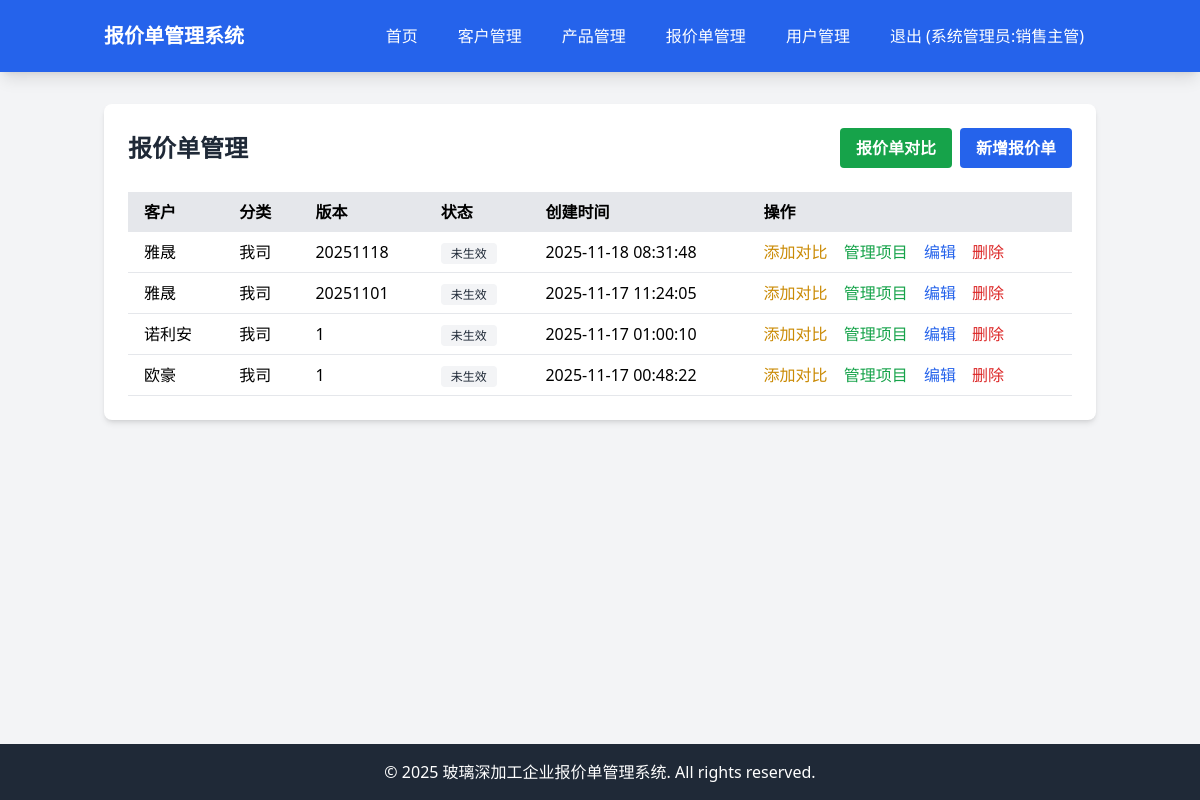
Page /quotes (signed in) on the committed database.
### tables this page shows
CREATE TABLE quotes (id INTEGER PRIMARY KEY AUTOINCREMENT, customer_id INTEGER, category VARCHAR(20), version VARCHAR(20), is_active BOOLEAN DEFAULT 0, discount_rate DECIMAL(5, 2) DEFAULT 0, rebate_rate DECIMAL(5, 2) DEFAULT 0, effective_date DATE, expiry_date DATE, created_at DATETIME DEFAULT CURRENT_TIMESTAMP, updated_at DATETIME DEFAULT CURRENT_TIMESTAMP);

CREATE TABLE customers (id INTEGER PRIMARY KEY AUTOINCREMENT, code VARCHAR(10), short_name VARCHAR(100), full_name VARCHAR(200), address TEXT, phone VARCHAR(20), company_name VARCHAR(200), credit_code VARCHAR(50), bank VARCHAR(100), account_number VARCHAR(100), level VARCHAR(50), created_at DATETIME DEFAULT CURRENT_TIMESTAMP, updated_at DATETIME DEFAULT CURRENT_TIMESTAMP);

### app/Controllers/Controller.php (called while the page is built, shortened)
<?php
class Controller
{
    protected $view;
    public function __construct()
    {
        $this->view = new View();
    }
    protected function render($view, $data = [])
    {
        return $this->view->render($view, $data);
    }
}

### app/Controllers/QuoteController.php (called while the page is built, shortened)
<?php
class QuoteController extends Controller
{
    protected $quote;
    protected $customer;
    public function __construct()
    {
        $this->quote = new Quote();
        $this->customer = new Customer();
    }
    public function index()
    {
        $quotes = $this->quote->query()
            ->orderBy('created_at', 'DESC')
            ->get();
        $customers = [];
        foreach ($quotes as $quote) {
            if (!isset($customers[$quote['customer_id']])) {
                $customer = $this->customer->find($quote['customer_id']);
                $customers[$quote['customer_id']] = $customer;
            }
        }
        return $this->render('quotes/index', [
            'quotes' => $quotes,
            'customers' => $customers
        ]);
    }
}

### app/Models/Model.php (called while the page is built, shortened)
<?php
abstract class Model
{
    protected $connection;
    protected $table;
    protected $primaryKey = 'id';
    public function __construct()
    {
        $this->connection = $this->getConnection();
    }
    protected function getConnection()
    {
        static $pdo = null;
        if ($pdo === null) {
            $config = require __DIR__ . '/../../config/database.php';
            $dbConfig = $config['connections'][$config['default']];
            if ($dbConfig['driver'] === 'mysql') {
                $dsn = "mysql:host={$dbConfig['host']};port={$dbConfig['port']};dbname={$dbConfig['database']};charset={$dbConfig['charset']}";
                $username = $dbConfig['username'] ?? '';
                $password = $dbConfig['password'] ?? '';
                $pdo = new PDO($dsn, $username, $password);
            } else {
                $dsn = "sqlite:{$dbConfig['database']}";
                $pdo = new PDO($dsn);
            }
            $pdo->setAttribute(PDO::ATTR_ERRMODE, PDO::ERRMODE_EXCEPTION);
            $pdo->setAttribute(PDO::ATTR_DEFAULT_FETCH_MODE, PDO::FETCH_ASSOC);
        }
        return $pdo;
    }
    public function find($id)
    {
        $stmt = $this->connection->prepare("SELECT * FROM {$this->table} WHERE {$this->primaryKey} = ?");
        $stmt->execute([$id]);
        return $stmt->fetch();
    }
    public function query()
    {
        return new QueryBuilder($this->connection, $this->table);
    }
}

### app/Models/QueryBuilder.php (called while the page is built, shortened)
<?php
class QueryBuilder
{
    protected $connection;
    protected $table;
    protected $bindings = [];
    protected $orderBy = [];
    public function __construct($connection, $table)
    {
        $this->connection = $connection;
        $this->table = $table;
    }
    public function orderBy($column, $direction = 'ASC')
    {
        $this->orderBy[] = "{$column} {$direction}";
        return $this;
    }
    public function get()
    {
        $sql = $this->buildSelectQuery();
        $stmt = $this->connection->prepare($sql);
        $stmt->execute($this->bindings);
        return $stmt->fetchAll();
    }
    protected function buildSelectQuery()
    {
        $sql = "SELECT * FROM {$this->table}";
        if (!empty($this->orderBy)) {
            $sql .= " ORDER BY " . implode(', ', $this->orderBy);
        }
        return $sql;
    }
}

### resources/views/quotes/index.php (the view, shortened to what this page needs)
<div class="bg-white rounded-lg shadow-md p-6">
    <div class="flex justify-between items-center mb-6">
        <h1 class="text-2xl font-bold text-gray-800">报价单管理</h1>
        <div class="flex space-x-2">
            <a href="/quotes/comparison" class="bg-green-600 hover:bg-green-700 text-white font-bold py-2 px-4 rounded" id="compare-link">
            </a>
            <a href="/quotes/create" class="bg-blue-600 hover:bg-blue-700 text-white font-bold py-2 px-4 rounded">
                新增报价单
            </a>
        </div>
    </div>
    <div class="overflow-x-auto">
        <table class="min-w-full bg-white">
            <thead class="bg-gray-200">
                <tr>
                    <th class="py-2 px-4 text-left">客户</th>
                    <th class="py-2 px-4 text-left">分类</th>
                    <th class="py-2 px-4 text-left">版本</th>
                    <th class="py-2 px-4 text-left">状态</th>
                    <th class="py-2 px-4 text-left">创建时间</th>
                    <th class="py-2 px-4 text-left">操作</th>
                </tr>
            </thead>
            <tbody>
                <?php foreach ($quotes as $quote): ?>
                <tr class="border-b">
                    <td class="py-2 px-4">
                        <?= htmlspecialchars($customers[$quote['customer_id']]['short_name'] ?? $customers[$quote['customer_id']]['full_name'] ?? '未知客户') ?>
                    </td>
                    <td class="py-2 px-4"><?= htmlspecialchars($quote['category']) ?></td>
                    <td class="py-2 px-4"><?= htmlspecialchars($quote['version']) ?></td>
                    <td class="py-2 px-4">
                        <?php if ($quote['is_active']): ?>
                            <span class="bg-green-100 text-green-800 text-xs font-medium px-2.5 py-0.5 rounded">生效</span>
                        <?php else: ?>
                            <span class="bg-gray-100 text-gray-800 text-xs font-medium px-2.5 py-0.5 rounded">未生效</span>
                        <?php endif; ?>
                    </td>
                    <td class="py-2 px-4"><?= htmlspecialchars($quote['created_at']) ?></td>
                    <td class="py-2 px-4">
                        <button type="button" class="add-to-compare text-yellow-600 hover:text-yellow-900 mr-3" data-quote-id="<?= $quote['id'] ?>" data-quote-version="<?= htmlspecialchars($quote['version']) ?>">
                            添加对比
                        </button>
                        <a href="/quotes/<?= $quote['id'] ?>/items" class="text-green-600 hover:text-green-900 mr-3">管理项目</a>
                        <a href="/quotes/edit/<?= $quote['id'] ?>" class="text-blue-600 hover:text-blue-900 mr-3">编辑</a>
                        <a href="/quotes/delete/<?= $quote['id'] ?>" class="text-red-600 hover:text-red-900"
                           onclick="return confirm('确定要删除这个报价单吗？')">删除</a>
                    </td>
                </tr>
                <?php endforeach; ?>
            </tbody>
        </table>
    </div>
</div>

### rows in the picture
quotes: customer.short_name "雅晟", category "我司", version "20251118", is_active "未生效", created_at "2025-11-18 08:31:48"
quotes: customer.short_name "雅晟", category "我司", version "20251101", is_active "未生效", created_at "2025-11-17 11:24:05"
quotes: customer.short_name "诺利安", category "我司", version "1", is_active "未生效", created_at "2025-11-17 01:00:10"
quotes: customer.short_name "欧豪", category "我司", version "1", is_active "未生效", created_at "2025-11-17 00:48:22"

### other values in the picture
$_SESSION['name'] "系统管理员"
$_SESSION['role'] "销售主管"
